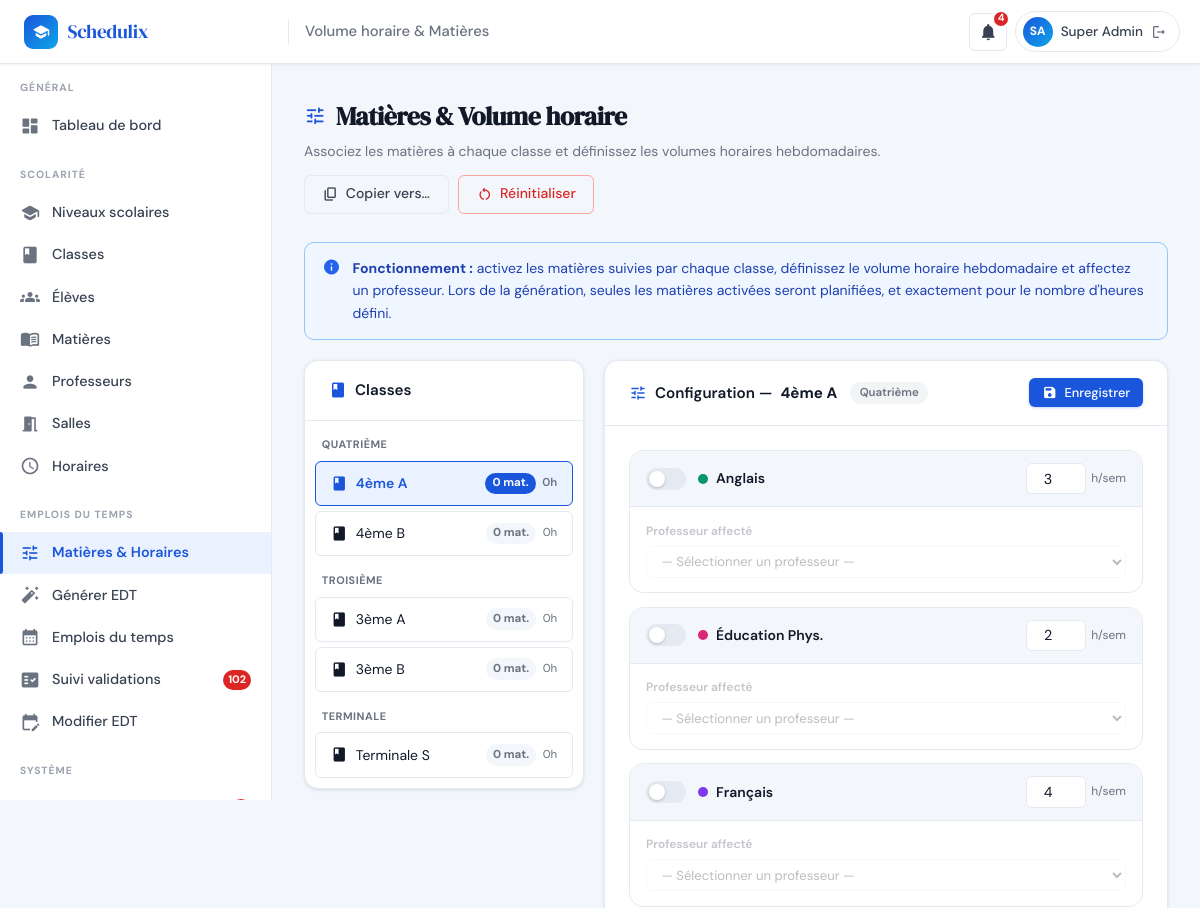
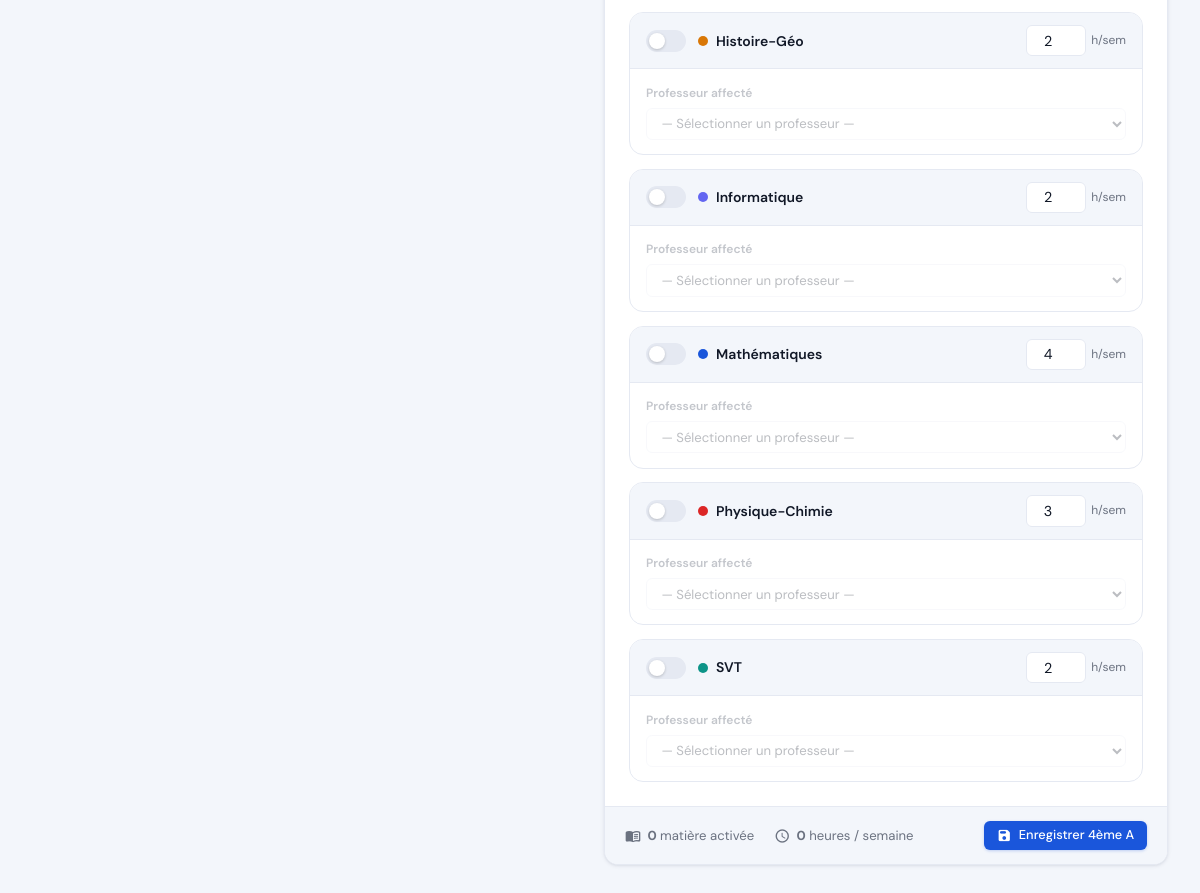
The page /admin/volume_horaire.php (signed in) on the database as committed earlier (2 pictures, top to bottom).
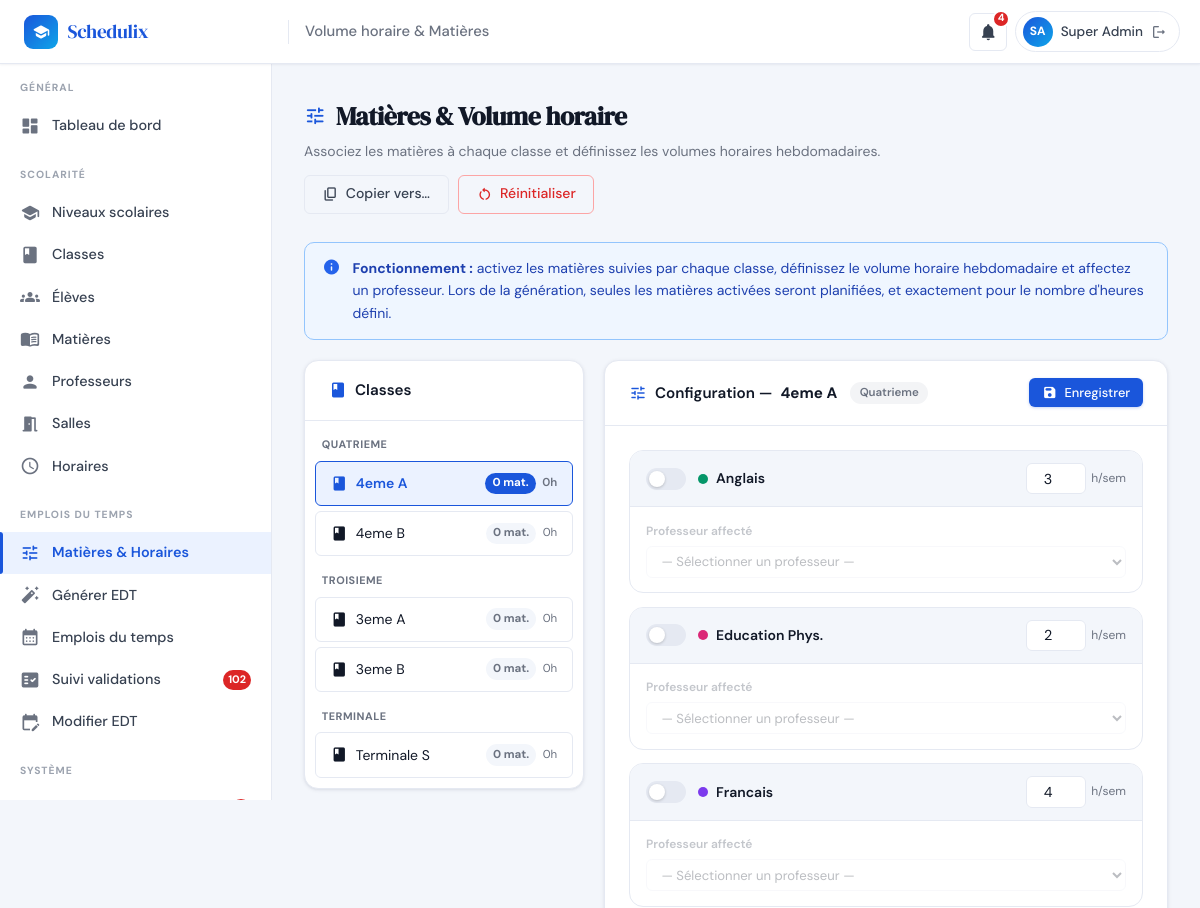
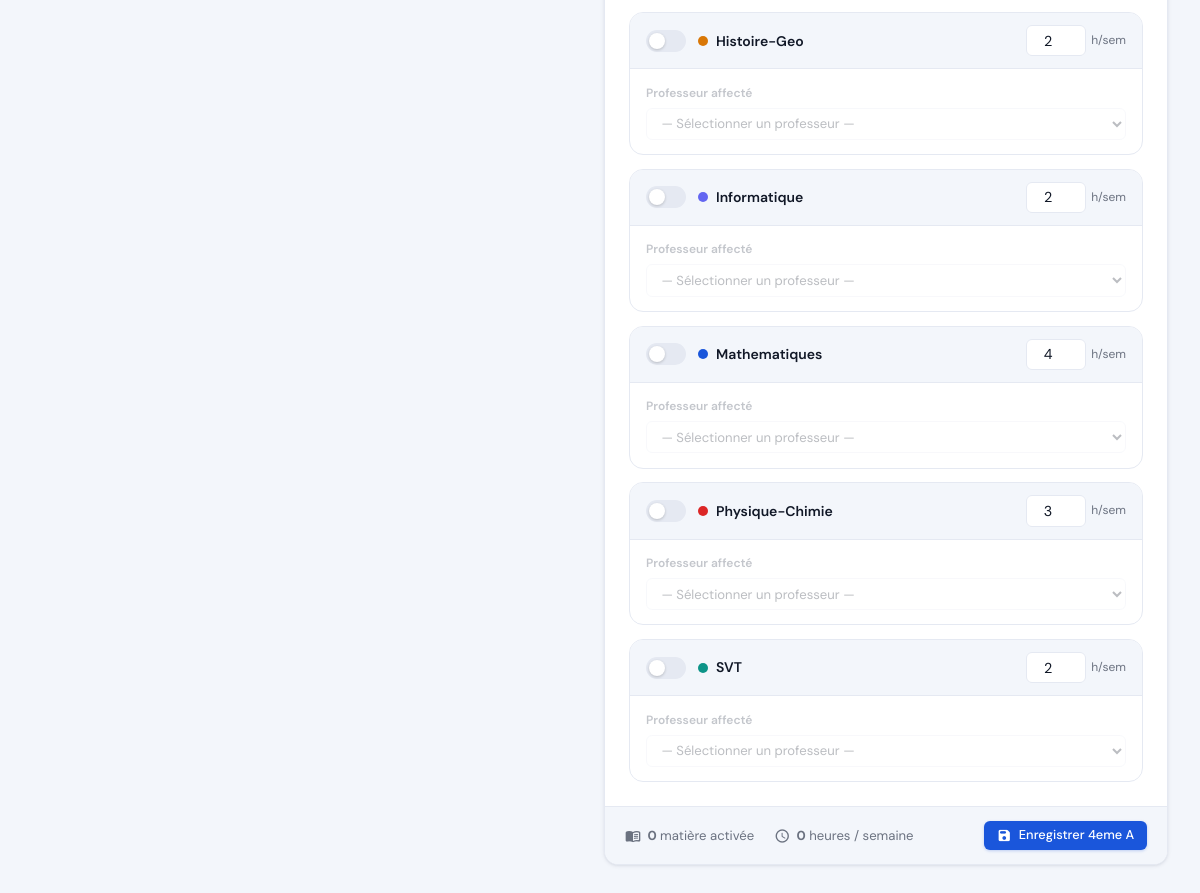
The same page on the database as committed later (2 pictures, top to bottom).
### tables this page shows
CREATE TABLE IF NOT EXISTS `classes` (
  `id`        INT(11)      NOT NULL AUTO_INCREMENT,
  `nom`       VARCHAR(100) NOT NULL,
  `niveau` VARCHAR(50) NOT NULL DEFAULT 'Troisieme',
  `capacite`  INT(11)      NOT NULL DEFAULT 30,
  `id_niveau` INT(11)      DEFAULT NULL,
  PRIMARY KEY (`id`),
  UNIQUE KEY `uq_classe_nom` (`nom`),
  KEY `fk_classe_niveau` (`id_niveau`),
  CONSTRAINT `fk_classe_niveau`
    FOREIGN KEY (`id_niveau`) REFERENCES `niveaux` (`id`) ON DELETE SET NULL
);

CREATE TABLE IF NOT EXISTS `niveaux` (
  `id`          INT(11)       NOT NULL AUTO_INCREMENT,
  `nom`         VARCHAR(50)   NOT NULL,
  `ordre`       INT(11)       NOT NULL DEFAULT 0,
  `description` VARCHAR(255)  DEFAULT NULL,
  PRIMARY KEY (`id`),
  UNIQUE KEY `uq_niveau_nom` (`nom`)
);

CREATE TABLE IF NOT EXISTS `matieres` (
  `id`                INT(11)      NOT NULL AUTO_INCREMENT,
  `nom`               VARCHAR(100) NOT NULL,
  `couleur_hex`       VARCHAR(7)   NOT NULL DEFAULT '#1A56DB',
  `nb_heures_semaine` INT(11)      NOT NULL DEFAULT 2,
  `description`       TEXT         DEFAULT NULL,
  PRIMARY KEY (`id`),
  UNIQUE KEY `uq_matiere_nom` (`nom`)
);

### includes/db.php (called while the page is built, shortened)
<?php
function getDB(): PDO {
    static $pdo = null;
    if ($pdo === null) {
        $dsn = 'mysql:host=' . DB_HOST . ';dbname=' . DB_NAME . ';charset=' . DB_CHARSET;
        $options = [
            PDO::ATTR_ERRMODE            => PDO::ERRMODE_EXCEPTION,
            PDO::ATTR_DEFAULT_FETCH_MODE => PDO::FETCH_ASSOC,
            PDO::ATTR_EMULATE_PREPARES   => false,
        ];
        try {
            $pdo = new PDO($dsn, DB_USER, DB_PASS, $options);
        } catch (PDOException $e) {
            http_response_code(500);
            $msg = (getenv('APP_ENV') === 'production')
                ? 'Service temporairement indisponible.'
                : 'Connexion BDD impossible : ' . $e->getMessage();
            die(json_encode(['error' => $msg]));
        }
    }
    return $pdo;
}

### includes/functions.php (called while the page is built, shortened)
<?php
require_once __DIR__ . '/db.php';
function h(string $str): string {
    return htmlspecialchars($str, ENT_QUOTES, 'UTF-8');
}
function getMatieres(): array {
    return getDB()->query('SELECT * FROM matieres ORDER BY nom')->fetchAll();
}
function getClassesWithNiveau(): array {
    static $hasNiveau = null;
    if ($hasNiveau === null) {
        try { getDB()->query('SELECT id_niveau FROM classes LIMIT 1'); $hasNiveau = true; }
        catch (PDOException $e) { $hasNiveau = false; }
    }
    if ($hasNiveau) {
        return getDB()->query("
            SELECT c.*, n.nom AS niveau_nom, n.id AS id_niveau_rel
            FROM classes c
            LEFT JOIN niveaux n ON n.id = c.id_niveau
            ORDER BY n.ordre, c.nom
        ")->fetchAll();
    }
    return getDB()->query("SELECT *, \'\' AS niveau_nom, NULL AS id_niveau_rel FROM classes ORDER BY nom")->fetchAll();
}

### admin/volume_horaire.php (the view, shortened to what the changed rows need)
<?php
require_once __DIR__ . '/../includes/db.php';
require_once __DIR__ . '/../includes/functions.php';
$pdo  = getDB();
$pdo->exec("CREATE TABLE IF NOT EXISTS `volume_horaire` (
  `id` INT(11) NOT NULL AUTO_INCREMENT,
  `id_classe` INT(11) NOT NULL, `id_matiere` INT(11) NOT NULL,
  `nb_heures_semaine` INT(11) NOT NULL DEFAULT 1,
  PRIMARY KEY (`id`), UNIQUE KEY `uq_vh` (`id_classe`,`id_matiere`),
  FOREIGN KEY (`id_classe`)  REFERENCES `classes`  (`id`) ON DELETE CASCADE,
  FOREIGN KEY (`id_matiere`) REFERENCES `matieres` (`id`) ON DELETE CASCADE
) ENGINE=InnoDB DEFAULT CHARSET=utf8mb4");
$pdo->exec("CREATE TABLE IF NOT EXISTS `affectations` (
  `id` INT(11) NOT NULL AUTO_INCREMENT,
  `id_classe` INT(11) NOT NULL, `id_matiere` INT(11) NOT NULL, `id_professeur` INT(11) NOT NULL,
  PRIMARY KEY (`id`), UNIQUE KEY `uq_aff` (`id_classe`,`id_matiere`,`id_professeur`),
  FOREIGN KEY (`id_classe`)     REFERENCES `classes`      (`id`) ON DELETE CASCADE,
  FOREIGN KEY (`id_matiere`)    REFERENCES `matieres`     (`id`) ON DELETE CASCADE,
  FOREIGN KEY (`id_professeur`) REFERENCES `utilisateurs` (`id`) ON DELETE CASCADE
) ENGINE=InnoDB DEFAULT CHARSET=utf8mb4");
$classes   = getClassesWithNiveau();
$matieres  = getMatieres();
$volumes = [];
$profsByMat = [];
foreach ($pdo->query("SELECT pm.id_matiere, u.id, u.nom, u.prenom FROM professeur_matiere pm JOIN utilisateurs u ON u.id=pm.id_professeur WHERE u.statut='actif' ORDER BY u.nom,u.prenom")->fetchAll() as $r) {
    $profsByMat[$r['id_matiere']][] = $r;
}
$statsClasse = [];
foreach ($classes as $cl) {
    $nbMats = count($volumes[$cl['id']] ?? []);
    $totalH = array_sum($volumes[$cl['id']] ?? []);
    $statsClasse[$cl['id']] = ['mats' => $nbMats, 'heures' => $totalH];
}
include __DIR__ . '/../includes/header.php';
?>
<div class="main-content">
  <div class="page-header">
    <div class="page-header-left">
      <h1 class="page-title"><span class="material-icons-round">tune</span> Matières & Volume horaire</h1>
    </div>
  </div>
  <?php if (empty($classes)): ?>
  <div class="card"><div class="card-body">
    <div class="empty-state">
      <div class="empty-state-icon"><span class="material-icons-round">class</span></div>
      <h3>Aucune classe</h3>
      <p>Créez d'abord des <a href="<?= APP_URL ?>/admin/classes.php">classes</a>.</p>
    </div>
  </div></div>
  <?php else: ?>
  <div class="vh-layout">
    <div class="card">
      <div class="card-body" style="padding:.65rem">
        <div class="classe-list">
          <?php
          $lastNiv = null;
          foreach ($classes as $idx => $cl):
            $niv = $cl['niveau_nom'] ?: $cl['niveau'] ?: '';
            if ($niv !== $lastNiv):
              $lastNiv = $niv;
          ?>
          <div style="font-size:.68rem;font-weight:700;text-transform:uppercase;letter-spacing:.5px;color:var(--text-muted);padding:.3rem .4rem .15rem;margin-top:<?= $idx?'.4rem':'0' ?>">
            <?= h($niv ?: 'Autres') ?>
          </div>
          <?php endif; ?>
          <div class="classe-item <?= $idx===0?'active':'' ?>"
               onclick="selectClasse(<?= $cl['id'] ?>, this)"
               id="li-<?= $cl['id'] ?>">
            <div style="display:flex;align-items:center;gap:.5rem">
              <span class="material-icons-round" style="font-size:17px">class</span>
              <span style="font-size:.875rem"><?= h($cl['nom']) ?></span>
            </div>
            <div style="display:flex;align-items:center;gap:.4rem">
              <span class="mat-count" id="mc-<?= $cl['id'] ?>"><?= $statsClasse[$cl['id']]['mats'] ?> mat.</span>
              <span style="font-size:.72rem;color:var(--text-muted)" id="hc-<?= $cl['id'] ?>"><?= $statsClasse[$cl['id']]['heures'] ?>h</span>
            </div>
          </div>
          <?php endforeach; ?>
        </div>
      </div>
    </div>
    <div>
      <?php foreach ($classes as $idx => $cl): ?>
      <div id="panel-<?= $cl['id'] ?>" style="display:<?= $idx===0?'block':'none' ?>">
        <form method="POST" id="form-<?= $cl['id'] ?>">
          <div class="card" style="margin-bottom:0">
            <div class="card-header">
              <div class="card-header-title">
                <span class="material-icons-round" style="color:var(--primary)">tune</span>
                Configuration — <strong><?= h($cl['nom']) ?></strong>
                <?php if ($cl['niveau_nom']): ?>
                <span class="badge badge-secondary" style="margin-left:.3rem"><?= h($cl['niveau_nom']) ?></span>
                <?php endif; ?>
              </div>
              <button type="submit" class="btn btn-primary btn-sm">
                <span class="material-icons-round">save</span> Enregistrer
              </button>
            </div>
            <div class="card-body">
              <?php if (empty($matieres)): ?>
              <div class="empty-state">
                <div class="empty-state-icon"><span class="material-icons-round">menu_book</span></div>
                <h3>Aucune matière</h3>
                <p>Créez d'abord des <a href="<?= APP_URL ?>/admin/matieres.php">matières</a>.</p>
              </div>
              <?php else: ?>
              <div class="mat-grid">
                <?php foreach ($matieres as $m):
                  $isEnabled  = isset($volumes[$cl['id']][$m['id']]);
                  $nbH        = $volumes[$cl['id']][$m['id']] ?? (int)$m['nb_heures_semaine'];
                  $profsDisp  = $profsByMat[$m['id']] ?? [];
                ?>
                <div class="mat-card <?= $isEnabled?'enabled':'' ?>" id="mc-<?= $cl['id'] ?>-<?= $m['id'] ?>">
                  <div class="mat-card-header">
                    <label class="toggle-wrap" title="Activer/désactiver cette matière pour <?= h($cl['nom']) ?>">
                      <div class="toggle-switch <?= $isEnabled?'on':'' ?>"
                           id="toggle-<?= $cl['id'] ?>-<?= $m['id'] ?>"></div>
                    </label>
                    <div style="display:flex;align-items:center;gap:.5rem;flex:1">
                      <span style="width:10px;height:10px;border-radius:50%;background:<?= h($m['couleur_hex']) ?>;flex-shrink:0"></span>
                      <span style="font-weight:600;font-size:.875rem"><?= h($m['nom']) ?></span>
                    </div>
                    <div style="display:flex;align-items:center;gap:.35rem;flex-shrink:0">
                      <input type="number"
                             name="vh[<?= $cl['id'] ?>][<?= $m['id'] ?>]"
                             value="<?= $isEnabled ? $nbH : $m['nb_heures_semaine'] ?>"
                             min="1" max="40"
                             class="h-input mat-h-input"
                             id="h-<?= $cl['id'] ?>-<?= $m['id'] ?>"
                             title="Heures / semaine"
                             <?= $isEnabled?'':'disabled' ?>>
                      <span style="font-size:.75rem;color:var(--text-muted)">h/sem</span>
                    </div>
                  </div>
                  <div class="mat-card-body <?= $isEnabled?'':'disabled' ?>" id="body-<?= $cl['id'] ?>-<?= $m['id'] ?>">
                    <?php if (empty($profsDisp)): ?>
                    <div style="font-size:.8rem;color:var(--warning);display:flex;align-items:center;gap:.4rem">
                      <span class="material-icons-round" style="font-size:15px">warning</span>
                      Aucun professeur n'enseigne cette matière.
                      <a href="<?= APP_URL ?>/admin/professeurs.php" style="font-size:.78rem">Configurer →</a>
                    </div>
                    <?php else: ?>
                    <div>
                      <label style="font-size:.75rem;font-weight:600;color:var(--text-muted);display:block;margin-bottom:.3rem">
                        Professeur affecté
                      </label>
                      <select name="aff[<?= $cl['id'] ?>][<?= $m['id'] ?>]"
                              class="prof-select"
                              <?= $isEnabled?'':'disabled' ?>>
                        <option value="">— Sélectionner un professeur —</option>
                      </select>
                    </div>
                    <?php endif; ?>
                  </div>
                </div>
                <?php endforeach; ?>
              </div>
              <?php endif; ?>
            </div>
            <div class="summary-bar">
              <div style="display:flex;align-items:center;gap:.4rem;font-size:.82rem;color:var(--text-muted)">
                <span class="material-icons-round" style="font-size:16px">menu_book</span>
                <span id="sum-mat-<?= $cl['id'] ?>"><strong><?= $statsClasse[$cl['id']]['mats'] ?></strong> matière<?= $statsClasse[$cl['id']]['mats']>1?'s':'' ?> activée<?= $statsClasse[$cl['id']]['mats']>1?'s':'' ?></span>
              </div>
              <div style="display:flex;align-items:center;gap:.4rem;font-size:.82rem;color:var(--text-muted)">
                <span class="material-icons-round" style="font-size:16px">schedule</span>
                <span id="sum-h-<?= $cl['id'] ?>"><strong><?= $statsClasse[$cl['id']]['heures'] ?></strong> heures / semaine</span>
              </div>
              <div style="margin-left:auto">
                <button type="submit" class="btn btn-primary btn-sm">
                  <span class="material-icons-round">save</span> Enregistrer <?= h($cl['nom']) ?>
                </button>
              </div>
            </div>
          </div>
        </form>
      </div>
      <?php endforeach; ?>
    </div>
  </div>
  <?php endif; ?>
</div>
</body>
</html>

Rows that differ between the two databases and show on the page:
changed classes id 3: id_niveau.nom "QUATRIÈME" → "QUATRIEME"; nom "4ème A" → "4eme A"; id_niveau.nom "Quatrième" → "Quatrieme"
changed classes: nom "4ème B" → "4eme B"
changed classes: id_niveau.nom "TROISIÈME" → "TROISIEME"; nom "3ème A" → "3eme A"
changed classes: nom "3ème B" → "3eme B"
changed matieres: nom "Éducation Phys." → "Education Phys."
changed matieres: nom "Français" → "Francais"
changed matieres: nom "Histoire-Géo" → "Histoire-Geo"
changed matieres: nom "Mathématiques" → "Mathematiques"
